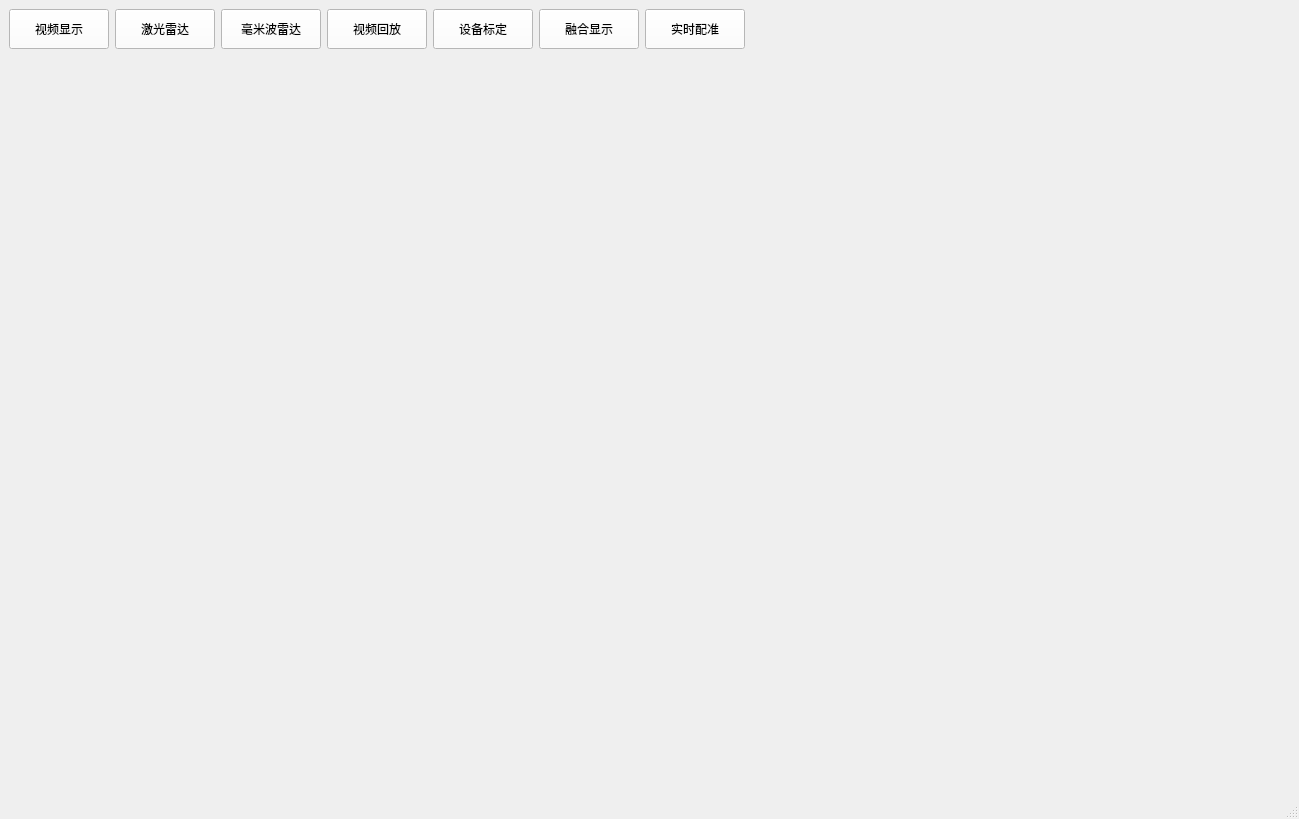
<?xml version="1.0" encoding="UTF-8"?>
<ui version="4.0">
 <class>MainWindow</class>
 <widget class="QMainWindow" name="MainWindow">
  <property name="geometry">
   <rect>
    <x>0</x>
    <y>0</y>
    <width>1299</width>
    <height>819</height>
   </rect>
  </property>
  <property name="windowTitle">
   <string>真值系统</string>
  </property>
  <widget class="QWidget" name="centralwidget">
   <layout class="QVBoxLayout" name="verticalLayout_2">
    <item>
     <layout class="QHBoxLayout" name="horizontalLayout_2">
      <item>
       <widget class="QPushButton" name="bt_videodis">
        <property name="minimumSize">
         <size>
          <width>100</width>
          <height>40</height>
         </size>
        </property>
        <property name="maximumSize">
         <size>
          <width>100</width>
          <height>40</height>
         </size>
        </property>
        <property name="styleSheet">
         <string notr="true">QPushButton{
	background-color: #ffffff;
	#boder:none;
}
QPushButton:hover{
	background-color: #ecf5ff;
	color:#409eff;
}
QPushButton:pressed,QPushButton:checked{
	border:0px;
	color:#409eff;
}
</string>
        </property>
        <property name="text">
         <string>视频显示</string>
        </property>
        <property name="icon">
         <iconset resource="../source.qrc">
          <normaloff>:/image/camera.png</normaloff>:/image/camera.png</iconset>
        </property>
        <property name="iconSize">
         <size>
          <width>25</width>
          <height>25</height>
         </size>
        </property>
       </widget>
      </item>
      <item>
       <widget class="QPushButton" name="bt_lidardis">
        <property name="minimumSize">
         <size>
          <width>100</width>
          <height>40</height>
         </size>
        </property>
        <property name="maximumSize">
         <size>
          <width>100</width>
          <height>40</height>
         </size>
        </property>
        <property name="styleSheet">
         <string notr="true">QPushButton{
	background-color: #ffffff;
	#boder:none;
}
QPushButton:hover{
	background-color: #ecf5ff;
	color:#409eff;
}
QPushButton:pressed,QPushButton:checked{
	border:0px;
	color:#409eff;
}
</string>
        </property>
        <property name="text">
         <string>激光雷达</string>
        </property>
        <property name="icon">
         <iconset resource="../source.qrc">
          <normaloff>:/image/lidar.png</normaloff>:/image/lidar.png</iconset>
        </property>
        <property name="iconSize">
         <size>
          <width>25</width>
          <height>25</height>
         </size>
        </property>
        <property name="autoRepeatInterval">
         <number>100</number>
        </property>
       </widget>
      </item>
      <item>
       <widget class="QPushButton" name="bt_radardis">
        <property name="minimumSize">
         <size>
          <width>100</width>
          <height>40</height>
         </size>
        </property>
        <property name="maximumSize">
         <size>
          <width>100</width>
          <height>40</height>
         </size>
        </property>
        <property name="styleSheet">
         <string notr="true">QPushButton{
	background-color: #ffffff;
	#boder:none;
}
QPushButton:hover{
	background-color: #ecf5ff;
	color:#409eff;
}
QPushButton:pressed,QPushButton:checked{
	border:0px;
	color:#409eff;
}
</string>
        </property>
        <property name="text">
         <string>毫米波雷达</string>
        </property>
        <property name="icon">
         <iconset resource="../source.qrc">
          <normaloff>:/image/radar.png</normaloff>:/image/radar.png</iconset>
        </property>
        <property name="iconSize">
         <size>
          <width>25</width>
          <height>25</height>
         </size>
        </property>
       </widget>
      </item>
      <item>
       <widget class="QPushButton" name="bt_dev_replay">
        <property name="minimumSize">
         <size>
          <width>100</width>
          <height>40</height>
         </size>
        </property>
        <property name="maximumSize">
         <size>
          <width>100</width>
          <height>40</height>
         </size>
        </property>
        <property name="styleSheet">
         <string notr="true">QPushButton{
	background-color: #ffffff;
	#boder:none;
}
QPushButton:hover{
	background-color: #ecf5ff;
	color:#409eff;
}
QPushButton:pressed,QPushButton:checked{
	border:0px;
	color:#409eff;
}
</string>
        </property>
        <property name="text">
         <string>视频回放</string>
        </property>
        <property name="icon">
         <iconset resource="../source.qrc">
          <normaloff>:/image/replay.png</normaloff>:/image/replay.png</iconset>
        </property>
        <property name="iconSize">
         <size>
          <width>25</width>
          <height>25</height>
         </size>
        </property>
       </widget>
      </item>
      <item>
       <widget class="QPushButton" name="bt_dev_calibration">
        <property name="minimumSize">
         <size>
          <width>100</width>
          <height>40</height>
         </size>
        </property>
        <property name="maximumSize">
         <size>
          <width>100</width>
          <height>40</height>
         </size>
        </property>
        <property name="styleSheet">
         <string notr="true">QPushButton{
	background-color: #ffffff;
	#boder:none;
}
QPushButton:hover{
	background-color: #ecf5ff;
	color:#409eff;
}
QPushButton:pressed,QPushButton:checked{
	border:0px;
	color:#409eff;
}
</string>
        </property>
        <property name="text">
         <string>设备标定</string>
        </property>
        <property name="icon">
         <iconset resource="../source.qrc">
          <normaloff>:/image/calibration.png</normaloff>:/image/calibration.png</iconset>
        </property>
        <property name="iconSize">
         <size>
          <width>25</width>
          <height>25</height>
         </size>
        </property>
       </widget>
      </item>
      <item>
       <widget class="QPushButton" name="bt_sensor_fusion">
        <property name="minimumSize">
         <size>
          <width>100</width>
          <height>40</height>
         </size>
        </property>
        <property name="maximumSize">
         <size>
          <width>100</width>
          <height>40</height>
         </size>
        </property>
        <property name="styleSheet">
         <string notr="true">QPushButton{
	background-color: #ffffff;
	#boder:none;
}
QPushButton:hover{
	background-color: #ecf5ff;
	color:#409eff;
}
QPushButton:pressed,QPushButton:checked{
	border:0px;
	color:#409eff;
}
</string>
        </property>
        <property name="text">
         <string>融合显示</string>
        </property>
        <property name="icon">
         <iconset resource="../source.qrc">
          <normaloff>:/image/fusion.png</normaloff>:/image/fusion.png</iconset>
        </property>
        <property name="iconSize">
         <size>
          <width>25</width>
          <height>25</height>
         </size>
        </property>
       </widget>
      </item>
      <item>
       <widget class="QPushButton" name="bt_match_fusion">
        <property name="minimumSize">
         <size>
          <width>100</width>
          <height>40</height>
         </size>
        </property>
        <property name="maximumSize">
         <size>
          <width>100</width>
          <height>40</height>
         </size>
        </property>
        <property name="styleSheet">
         <string notr="true">QPushButton{
	background-color: #ffffff;
	#boder:none;
}
QPushButton:hover{
	background-color: #ecf5ff;
	color:#409eff;
}
QPushButton:pressed,QPushButton:checked{
	border:0px;
	color:#409eff;
}
</string>
        </property>
        <property name="text">
         <string>实时配准</string>
        </property>
        <property name="icon">
         <iconset resource="../source.qrc">
          <normaloff>:/image/merge.png</normaloff>:/image/merge.png</iconset>
        </property>
        <property name="iconSize">
         <size>
          <width>25</width>
          <height>25</height>
         </size>
        </property>
       </widget>
      </item>
      <item>
       <spacer name="horizontalSpacer">
        <property name="orientation">
         <enum>Qt::Horizontal</enum>
        </property>
        <property name="sizeHint" stdset="0">
         <size>
          <width>40</width>
          <height>20</height>
         </size>
        </property>
       </spacer>
      </item>
     </layout>
    </item>
    <item>
     <layout class="QHBoxLayout" name="horizontalLayout">
      <item>
       <layout class="QVBoxLayout" name="verticalLayout">
        <property name="spacing">
         <number>13</number>
        </property>
        <property name="leftMargin">
         <number>7</number>
        </property>
        <property name="topMargin">
         <number>3</number>
        </property>
        <property name="rightMargin">
         <number>9</number>
        </property>
        <property name="bottomMargin">
         <number>7</number>
        </property>
        <item>
         <widget class="QPushButton" name="bt_cameraparam">
          <property name="minimumSize">
           <size>
            <width>20</width>
            <height>20</height>
           </size>
          </property>
          <property name="maximumSize">
           <size>
            <width>30</width>
            <height>30</height>
           </size>
          </property>
          <property name="toolTip">
           <string>&lt;html&gt;&lt;head/&gt;&lt;body&gt;&lt;p&gt;&lt;span style=&quot; font-weight:600;&quot;&gt;弃用&lt;/span&gt;&lt;/p&gt;&lt;/body&gt;&lt;/html&gt;</string>
          </property>
          <property name="styleSheet">
           <string notr="true">QPushButton{
	border:0px;
}</string>
          </property>
          <property name="text">
           <string/>
          </property>
          <property name="icon">
           <iconset resource="../source.qrc">
            <normaloff>:/image/videodisplay.png</normaloff>:/image/videodisplay.png</iconset>
          </property>
          <property name="iconSize">
           <size>
            <width>30</width>
            <height>30</height>
           </size>
          </property>
         </widget>
        </item>
        <item>
         <widget class="QPushButton" name="bt_eventSet">
          <property name="minimumSize">
           <size>
            <width>20</width>
            <height>20</height>
           </size>
          </property>
          <property name="maximumSize">
           <size>
            <width>30</width>
            <height>30</height>
           </size>
          </property>
          <property name="toolTip">
           <string>&lt;html&gt;&lt;head/&gt;&lt;body&gt;&lt;p&gt;&lt;span style=&quot; font-weight:600;&quot;&gt;事件记录&lt;/span&gt;&lt;/p&gt;&lt;/body&gt;&lt;/html&gt;</string>
          </property>
          <property name="styleSheet">
           <string notr="true">QPushButton{
	border:0px;
}</string>
          </property>
          <property name="text">
           <string/>
          </property>
          <property name="icon">
           <iconset resource="../source.qrc">
            <normaloff>:/image/check.png</normaloff>:/image/check.png</iconset>
          </property>
          <property name="iconSize">
           <size>
            <width>30</width>
            <height>30</height>
           </size>
          </property>
         </widget>
        </item>
        <item>
         <widget class="QPushButton" name="bt_systemparam">
          <property name="minimumSize">
           <size>
            <width>20</width>
            <height>20</height>
           </size>
          </property>
          <property name="maximumSize">
           <size>
            <width>30</width>
            <height>30</height>
           </size>
          </property>
          <property name="toolTip">
           <string>&lt;html&gt;&lt;head/&gt;&lt;body&gt;&lt;p&gt;&lt;span style=&quot; font-weight:600;&quot;&gt;设置&lt;/span&gt;&lt;/p&gt;&lt;/body&gt;&lt;/html&gt;</string>
          </property>
          <property name="styleSheet">
           <string notr="true">QPushButton{
	border:0px;
}</string>
          </property>
          <property name="text">
           <string/>
          </property>
          <property name="icon">
           <iconset resource="../source.qrc">
            <normaloff>:/image/system.png</normaloff>:/image/system.png</iconset>
          </property>
          <property name="iconSize">
           <size>
            <width>30</width>
            <height>30</height>
           </size>
          </property>
         </widget>
        </item>
        <item>
         <spacer name="verticalSpacer">
          <property name="orientation">
           <enum>Qt::Vertical</enum>
          </property>
          <property name="sizeHint" stdset="0">
           <size>
            <width>20</width>
            <height>40</height>
           </size>
          </property>
         </spacer>
        </item>
       </layout>
      </item>
      <item>
       <widget class="QStackedWidget" name="stack_sidewidget">
        <property name="minimumSize">
         <size>
          <width>350</width>
          <height>600</height>
         </size>
        </property>
        <property name="maximumSize">
         <size>
          <width>350</width>
          <height>16777215</height>
         </size>
        </property>
        <property name="layoutDirection">
         <enum>Qt::LeftToRight</enum>
        </property>
        <property name="currentIndex">
         <number>1</number>
        </property>
        <widget class="QWidget" name="page"/>
        <widget class="QWidget" name="page_2"/>
       </widget>
      </item>
      <item>
       <widget class="QStackedWidget" name="stack_mainwidget">
        <property name="minimumSize">
         <size>
          <width>500</width>
          <height>600</height>
         </size>
        </property>
        <widget class="QWidget" name="page_3"/>
        <widget class="QWidget" name="page_4"/>
       </widget>
      </item>
     </layout>
    </item>
   </layout>
  </widget>
  <widget class="QStatusBar" name="statusBar"/>
 </widget>
 <resources>
  <include location="../source.qrc"/>
 </resources>
 <connections/>
</ui>
